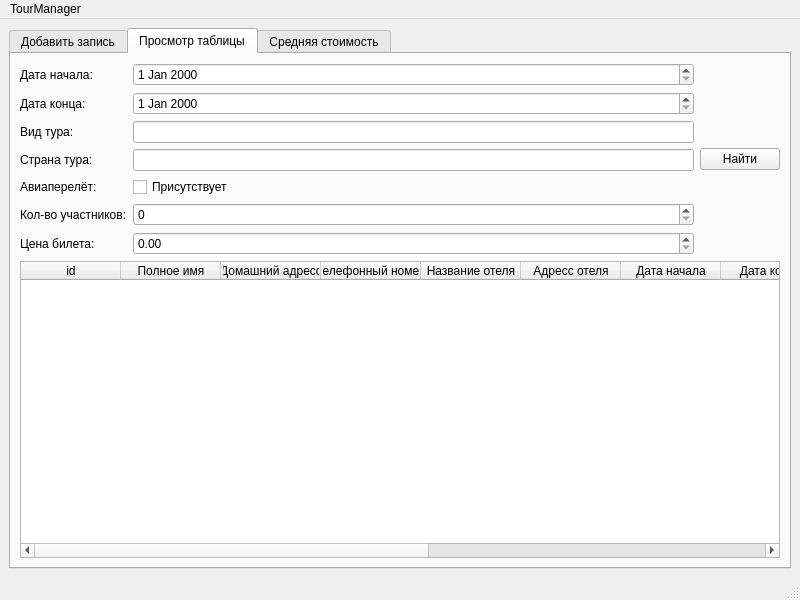
<?xml version="1.0" encoding="UTF-8"?>
<ui version="4.0">
 <class>MainWindow</class>
 <widget class="QMainWindow" name="MainWindow">
  <property name="geometry">
   <rect>
    <x>0</x>
    <y>0</y>
    <width>800</width>
    <height>600</height>
   </rect>
  </property>
  <property name="windowTitle">
   <string>MainWindow</string>
  </property>
  <widget class="QWidget" name="centralwidget">
   <layout class="QVBoxLayout" name="verticalLayout">
    <item>
     <widget class="QTabWidget" name="tabWidget">
      <property name="currentIndex">
       <number>1</number>
      </property>
      <widget class="QWidget" name="addRecordTab">
       <attribute name="title">
        <string>Добавить запись</string>
       </attribute>
       <layout class="QVBoxLayout" name="verticalLayout_6">
        <item>
         <layout class="QVBoxLayout" name="addVerticalLayout">
          <item>
           <layout class="QFormLayout" name="recordFormLayout">
            <item row="0" column="0">
             <widget class="QLabel" name="recordFullNameLabel">
              <property name="text">
               <string>Полное имя:</string>
              </property>
             </widget>
            </item>
            <item row="0" column="1">
             <widget class="QLineEdit" name="recordFullNameLineEdit"/>
            </item>
            <item row="1" column="0">
             <widget class="QLabel" name="recordHomeAddressLabel">
              <property name="text">
               <string>Домашний адрес:</string>
              </property>
             </widget>
            </item>
            <item row="1" column="1">
             <widget class="QLineEdit" name="recordHomeAddressLineEdit"/>
            </item>
            <item row="2" column="0">
             <widget class="QLabel" name="recordPhoneNumberLabel">
              <property name="text">
               <string>Телефонный номер:</string>
              </property>
             </widget>
            </item>
            <item row="2" column="1">
             <widget class="QLineEdit" name="recordPhoneNumberLineEdit"/>
            </item>
            <item row="3" column="0">
             <widget class="QLabel" name="recordHotelNameLabel">
              <property name="text">
               <string>Название отеля:</string>
              </property>
             </widget>
            </item>
            <item row="3" column="1">
             <widget class="QLineEdit" name="recordHotelNameLineEdit"/>
            </item>
            <item row="4" column="0">
             <widget class="QLabel" name="recordHotelAddressLabel">
              <property name="text">
               <string>Адрес отеля:</string>
              </property>
             </widget>
            </item>
            <item row="4" column="1">
             <widget class="QLineEdit" name="recordHotelAddressLineEdit"/>
            </item>
            <item row="5" column="0">
             <widget class="QLabel" name="recordStartDateLabel">
              <property name="text">
               <string>Дата начала:</string>
              </property>
             </widget>
            </item>
            <item row="5" column="1">
             <widget class="QDateEdit" name="recordStartDateDateEdit"/>
            </item>
            <item row="6" column="0">
             <widget class="QLabel" name="recordEndDateLabel">
              <property name="text">
               <string>Дата конца:</string>
              </property>
             </widget>
            </item>
            <item row="6" column="1">
             <widget class="QDateEdit" name="recordEndDateDateEdit"/>
            </item>
            <item row="7" column="0">
             <widget class="QLabel" name="recordTypeLabel">
              <property name="text">
               <string>Вид тура:</string>
              </property>
             </widget>
            </item>
            <item row="7" column="1">
             <widget class="QLineEdit" name="recordTypeLineEdit"/>
            </item>
            <item row="8" column="0">
             <widget class="QLabel" name="recordCountryLabel">
              <property name="text">
               <string>Страна тура:</string>
              </property>
             </widget>
            </item>
            <item row="8" column="1">
             <widget class="QLineEdit" name="recordCountryLineEdit"/>
            </item>
            <item row="9" column="0">
             <widget class="QLabel" name="recordHasFlightLabel">
              <property name="text">
               <string>Авиаперелёт:</string>
              </property>
             </widget>
            </item>
            <item row="9" column="1">
             <widget class="QCheckBox" name="recordHasFlightCheckBox">
              <property name="text">
               <string>Присутствует</string>
              </property>
             </widget>
            </item>
            <item row="10" column="0">
             <widget class="QLabel" name="recordParticipantsLabel">
              <property name="text">
               <string>Кол-во участников:</string>
              </property>
             </widget>
            </item>
            <item row="10" column="1">
             <widget class="QSpinBox" name="recordParticipantsSpinBox"/>
            </item>
            <item row="11" column="0">
             <widget class="QLabel" name="recordPriceLabel">
              <property name="text">
               <string>Цена билета:</string>
              </property>
             </widget>
            </item>
            <item row="11" column="1">
             <widget class="QDoubleSpinBox" name="recordPriceDoubleSpinBox"/>
            </item>
           </layout>
          </item>
          <item>
           <widget class="QPushButton" name="addRecordPushButton">
            <property name="text">
             <string>Добавить</string>
            </property>
           </widget>
          </item>
         </layout>
        </item>
       </layout>
      </widget>
      <widget class="QWidget" name="tabTable">
       <attribute name="title">
        <string>Просмотр таблицы</string>
       </attribute>
       <layout class="QVBoxLayout" name="verticalLayout_3">
        <item>
         <layout class="QVBoxLayout" name="tableVerticalLayout">
          <item>
           <layout class="QHBoxLayout" name="tableHorizontalLayout">
            <item>
             <layout class="QFormLayout" name="tableFormLayout">
              <item row="0" column="0">
               <widget class="QLabel" name="tableStartDateLabel">
                <property name="text">
                 <string>Дата начала:</string>
                </property>
               </widget>
              </item>
              <item row="0" column="1">
               <widget class="QDateEdit" name="tableStartDateDateEdit"/>
              </item>
              <item row="1" column="0">
               <widget class="QLabel" name="tableEndDateLabel">
                <property name="text">
                 <string>Дата конца:</string>
                </property>
               </widget>
              </item>
              <item row="1" column="1">
               <widget class="QDateEdit" name="tableEndDateDateEdit"/>
              </item>
              <item row="2" column="0">
               <widget class="QLabel" name="tableTypeLabel">
                <property name="text">
                 <string>Вид тура:</string>
                </property>
               </widget>
              </item>
              <item row="2" column="1">
               <widget class="QLineEdit" name="tableTypeLineEdit"/>
              </item>
              <item row="3" column="0">
               <widget class="QLabel" name="tableCountryLabel">
                <property name="text">
                 <string>Страна тура:</string>
                </property>
               </widget>
              </item>
              <item row="3" column="1">
               <widget class="QLineEdit" name="tableCountryLineEdit"/>
              </item>
              <item row="4" column="0">
               <widget class="QLabel" name="tableHasFlightLabel">
                <property name="text">
                 <string>Авиаперелёт:</string>
                </property>
               </widget>
              </item>
              <item row="5" column="0">
               <widget class="QLabel" name="tableParticipantsLabel">
                <property name="text">
                 <string>Кол-во участников:</string>
                </property>
               </widget>
              </item>
              <item row="5" column="1">
               <widget class="QSpinBox" name="tableParticipantsSpinBox"/>
              </item>
              <item row="6" column="0">
               <widget class="QLabel" name="tablePriceLabel">
                <property name="text">
                 <string>Цена билета:</string>
                </property>
               </widget>
              </item>
              <item row="6" column="1">
               <widget class="QDoubleSpinBox" name="tablePriceDoubleSpinBox"/>
              </item>
              <item row="4" column="1">
               <widget class="QCheckBox" name="tableHasFlightCheckBox">
                <property name="text">
                 <string>Присутствует</string>
                </property>
               </widget>
              </item>
             </layout>
            </item>
            <item>
             <widget class="QPushButton" name="tableFindPushButton">
              <property name="text">
               <string>Найти</string>
              </property>
             </widget>
            </item>
           </layout>
          </item>
          <item>
           <widget class="QTableWidget" name="tableTableWidget">
            <property name="columnCount">
             <number>13</number>
            </property>
            <column>
             <property name="text">
              <string>id</string>
             </property>
            </column>
            <column>
             <property name="text">
              <string>Полное имя</string>
             </property>
            </column>
            <column>
             <property name="text">
              <string>Домашний адресс</string>
             </property>
            </column>
            <column>
             <property name="text">
              <string>Телефонный номер</string>
             </property>
            </column>
            <column>
             <property name="text">
              <string>Название отеля</string>
             </property>
            </column>
            <column>
             <property name="text">
              <string>Адресс отеля</string>
             </property>
            </column>
            <column>
             <property name="text">
              <string>Дата начала</string>
             </property>
            </column>
            <column>
             <property name="text">
              <string>Дата конца</string>
             </property>
            </column>
            <column>
             <property name="text">
              <string>Вид</string>
             </property>
            </column>
            <column>
             <property name="text">
              <string>Страна</string>
             </property>
            </column>
            <column>
             <property name="text">
              <string>Авиаперелёт</string>
             </property>
            </column>
            <column>
             <property name="text">
              <string>Кол-во участников</string>
             </property>
            </column>
            <column>
             <property name="text">
              <string>Цена билета</string>
             </property>
            </column>
           </widget>
          </item>
         </layout>
        </item>
       </layout>
      </widget>
      <widget class="QWidget" name="averagePriceTab">
       <attribute name="title">
        <string>Средняя стоимость</string>
       </attribute>
       <layout class="QVBoxLayout" name="verticalLayout_4">
        <item>
         <layout class="QVBoxLayout" name="averageVerticalLayout">
          <item>
           <layout class="QHBoxLayout" name="averageResultHorizontalLayout">
            <item>
             <widget class="QLabel" name="averageAveragePriceLabel">
              <property name="text">
               <string>Средняя стомость:</string>
              </property>
              <property name="alignment">
               <set>Qt::AlignmentFlag::AlignRight|Qt::AlignmentFlag::AlignTrailing|Qt::AlignmentFlag::AlignVCenter</set>
              </property>
             </widget>
            </item>
            <item>
             <widget class="QLabel" name="averageResultLabel">
              <property name="text">
               <string>-</string>
              </property>
              <property name="alignment">
               <set>Qt::AlignmentFlag::AlignLeading|Qt::AlignmentFlag::AlignLeft|Qt::AlignmentFlag::AlignVCenter</set>
              </property>
             </widget>
            </item>
           </layout>
          </item>
          <item>
           <layout class="QHBoxLayout" name="averageFiltersHorizontalLayout">
            <item>
             <layout class="QFormLayout" name="averageFormLayout">
              <property name="formAlignment">
               <set>Qt::AlignmentFlag::AlignLeading|Qt::AlignmentFlag::AlignLeft|Qt::AlignmentFlag::AlignVCenter</set>
              </property>
              <item row="0" column="0">
               <widget class="QLabel" name="averageTypeLabel">
                <property name="text">
                 <string>Вид тура:</string>
                </property>
               </widget>
              </item>
              <item row="1" column="0">
               <widget class="QLabel" name="averageCountryLabel">
                <property name="text">
                 <string>Страна тура:</string>
                </property>
               </widget>
              </item>
              <item row="0" column="1">
               <widget class="QLineEdit" name="averageTypeLineEdit"/>
              </item>
              <item row="1" column="1">
               <widget class="QLineEdit" name="averageCountryLineEdit"/>
              </item>
             </layout>
            </item>
            <item>
             <widget class="QPushButton" name="averagePricePushButton">
              <property name="text">
               <string>Расчитать</string>
              </property>
             </widget>
            </item>
           </layout>
          </item>
         </layout>
        </item>
       </layout>
      </widget>
     </widget>
    </item>
   </layout>
  </widget>
  <widget class="QMenuBar" name="menubar">
   <property name="geometry">
    <rect>
     <x>0</x>
     <y>0</y>
     <width>800</width>
     <height>21</height>
    </rect>
   </property>
   <widget class="QMenu" name="menuTourManager">
    <property name="title">
     <string>TourManager</string>
    </property>
   </widget>
   <addaction name="menuTourManager"/>
  </widget>
  <widget class="QStatusBar" name="statusbar"/>
 </widget>
 <resources/>
 <connections/>
</ui>
